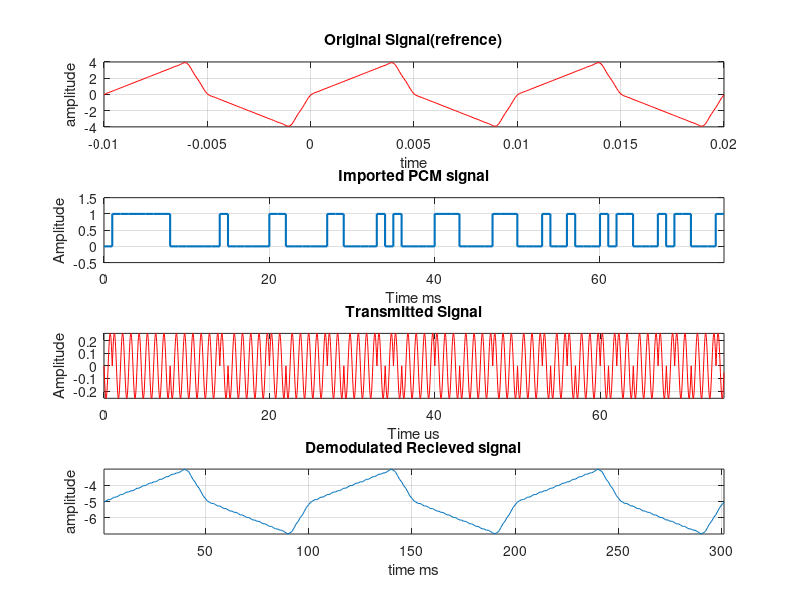

This chart was generated by the following MATLAB code:
clc
clear 

load Our_Signal2.mat
load Make_Digital.mat

n=75; %length of data stream to be viewed (75bit)
b = [coded];

figure(1)
subplot (4,1,1); 
plot(t,s, 'r');
title('Original Signal(refrence)');
ylabel('amplitude');
xlabel('time');
grid on;

f1=1;  %frequency of carrier signal 1
f2=2;  %frequency of carrier signal 2
t=0:1/30:1-1/30; %time scale

sa1=sin(2*pi*f1*t);
E1=sum(sa1.^2);
sa1=sa1/sqrt(E1); %unit energy 
sa0=0*sin(2*pi*f1*t);
%PSK
sp=sin(2*pi*f1*t);
E1=sum(sp.^2);
sp0=-sin(2*pi*f1*t)/sqrt(E1);
sp1=sin(2*pi*f1*t)/sqrt(E1);

%Modulations
psk=[];

for i=1:n
    if b(i)==1
        psk=[psk sa1];
    else      
        psk=[psk sp0];        
    end
end

subplot(4,1,2)
stairs(0:75,[b(1:75) b(75)],'LineWidth',1.5)
axis([0 75 -0.5 1.5])
title ('Imported PCM signal')
xlabel ('Time ms')
ylabel ('Amplitude')
grid on;


tb=0:1/30:75-1/30;

subplot(4,1,3)
plot(tb,psk(1:75*30),'r')
axis tight;
title('Transmitted Signal')
xlabel ('Time us')
ylabel ('Amplitude')
grid on;


%Demodulation
qunt=reshape(coded,7,length(coded)/7);
index=bi2de(qunt','left-msb');
q=del*index+vmin+(del/2);

subplot(4,1,4);
plot(q);
axis tight;
grid;
title('Demodulated Recieved signal');
ylabel('amplitude');
xlabel('time ms');

